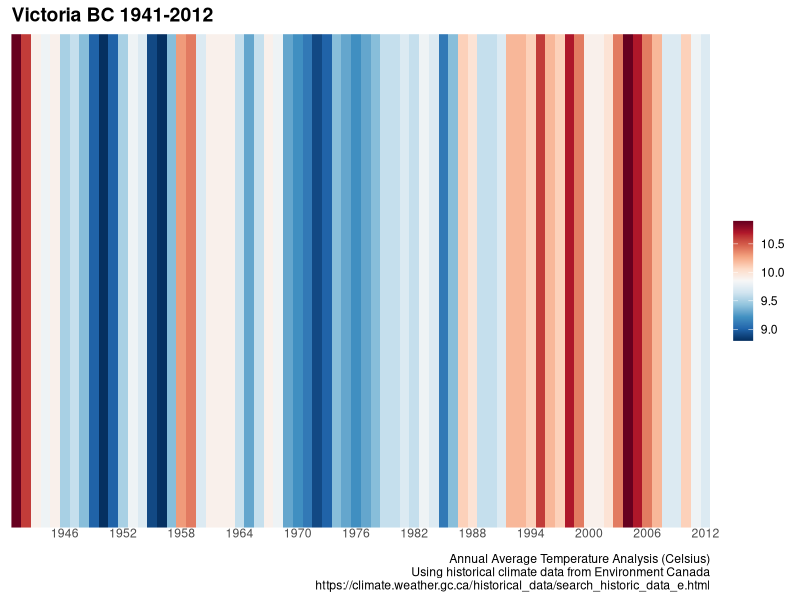
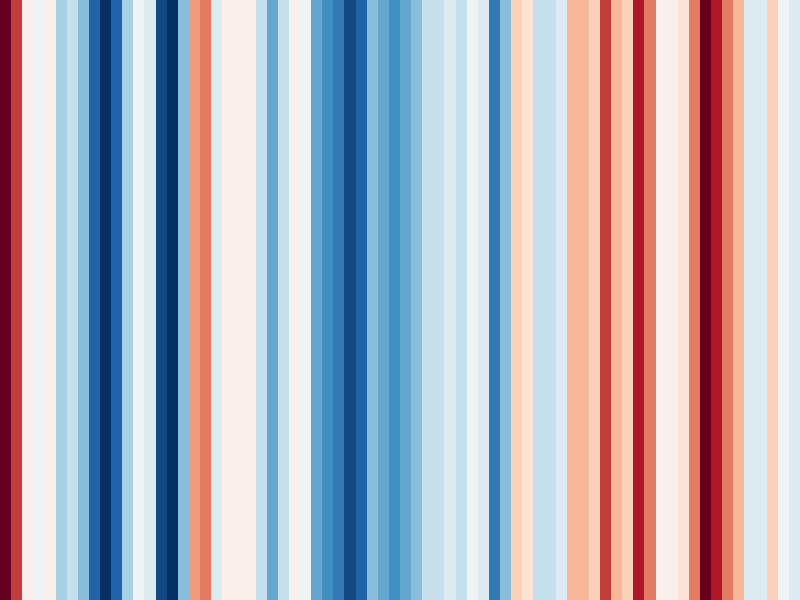
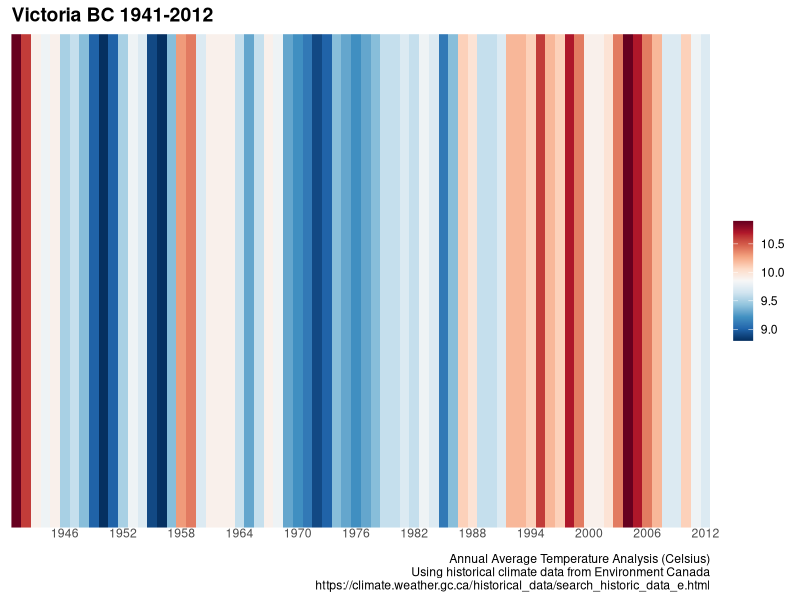
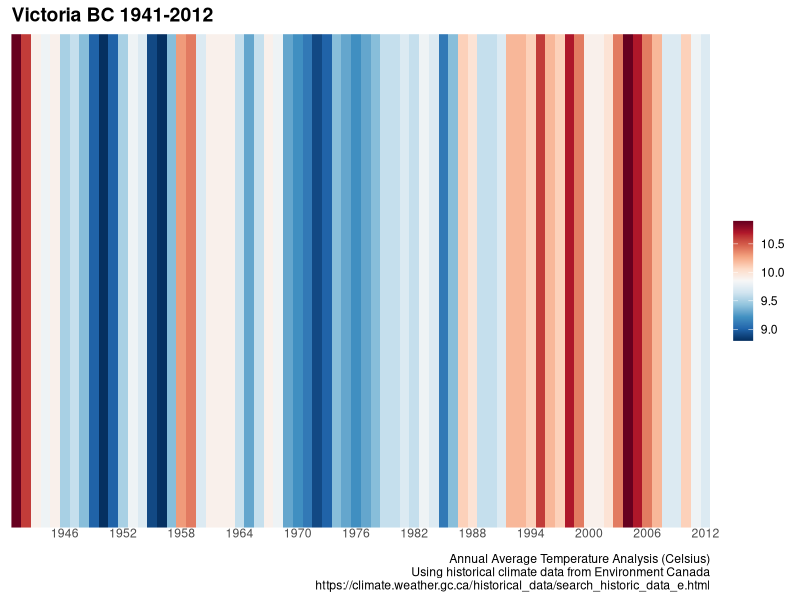
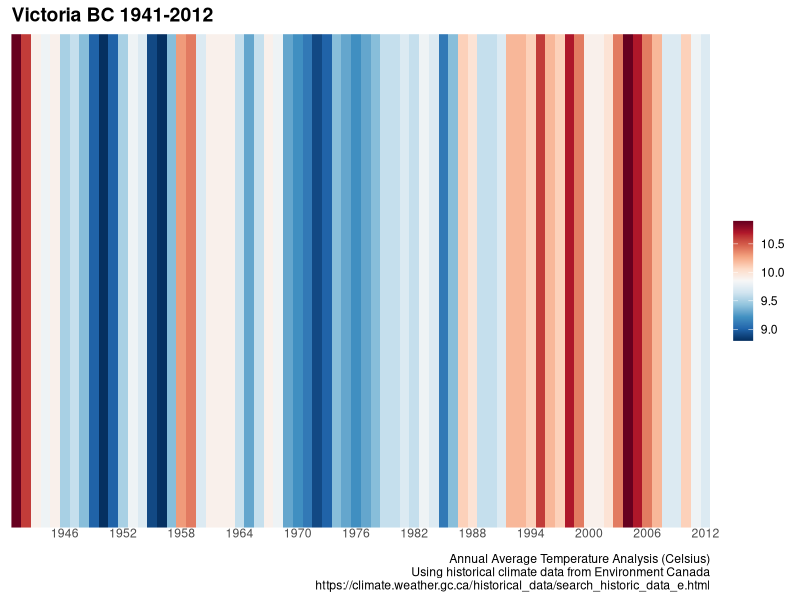
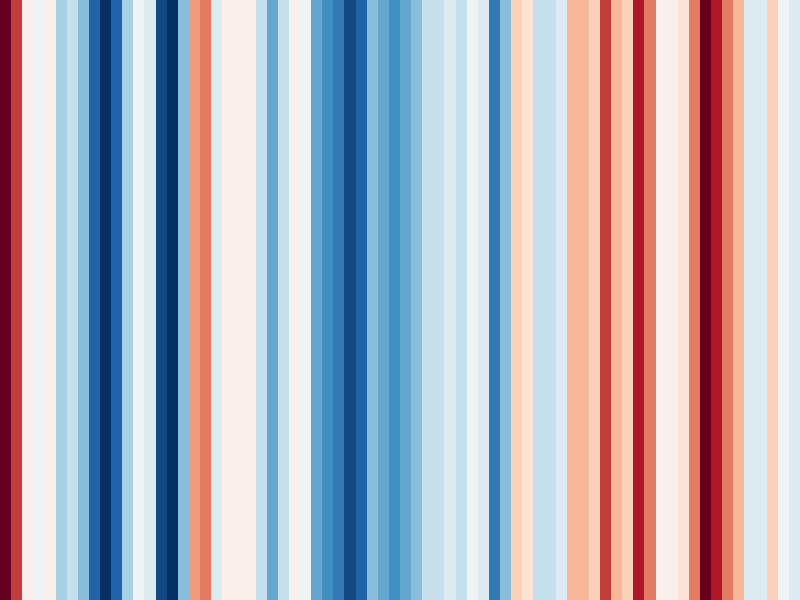
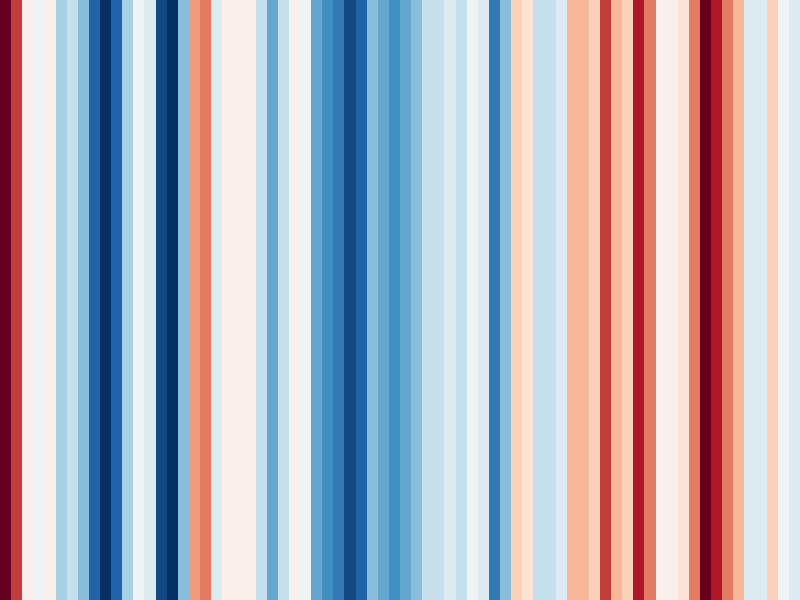
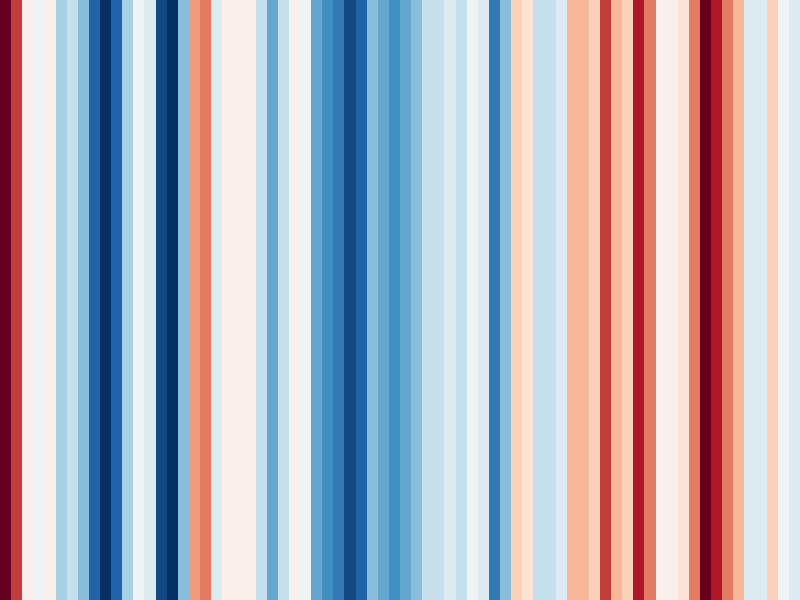

These charts were generated, in order, by the following R code:
## ---- chunk 1
knitr::opts_chunk$set(echo = TRUE)
## ---- chunk 2
if(!require("lubridate")) install.packages("lubridate")
if(!require("tidyverse")) install.packages("tidyverse")
if(!require("RColorBrewer")) install.packages("RColorBrewer")
## ---- chunk 3
library("tidyverse")
library("lubridate")
library("RColorBrewer")
## ---- chunk 4
dir <- "/Users/wanthony/Documents/R/Climate-Weather"
setwd(dir)
getwd()
## ---- chunk 5
temp_victoria <- read_csv("VictoriaTemp-1941-2012.csv")
## ---- chunk 6
class(temp_victoria)
str(temp_victoria)
head(temp_victoria)
## ---- chunk 7
temp_victoria_yr <- select(temp_victoria,Year,YearAvg)
temp_victoria_yr
## ---- chunk 8
temp_victoria_yr <- rename(temp_victoria_yr, TempMean=YearAvg)
temp_victoria_yr
## ---- chunk 9
summary(temp_victoria_yr)
## ---- chunk 10
temp_victoria_yr <- mutate(temp_victoria_yr, 
                           TempMean = ifelse(TempMean == 999.9, NA, TempMean))
temp_victoria_yr
## ---- chunk 11
temp_victoria_yr <- mutate(temp_victoria_yr, 
                           date = str_c(Year, "01-01", sep = "-") %>%
                           ymd())
temp_victoria_yr
## ---- chunk 12
theme_strip <- theme_minimal()+
                 theme(axis.text.y = element_blank(),
                       axis.line.y = element_blank(),
                       axis.title = element_blank(),
                       panel.grid.major=element_blank(),
                       legend.title = element_blank(),
                       axis.text.x=element_text(vjust=3),
                       panel.grid.minor=element_blank(),
                       plot.title=element_text(size=14,face="bold")
                       )
## ---- chunk 13
# get names of colours
brewer.pal.info

## assign the colors from RColorBrewer to object col_srip.
col_strip <- brewer.pal(11,"RdBu")

## ---- chunk 14
## stripes plot with the legend
stplt_lg <- ggplot(temp_victoria_yr,
             aes(x = date, y = 1, fill = TempMean)) +
        geom_tile() +
           scale_x_date(date_breaks = "6 years",
                     date_labels = "%Y",
                     expand = c(0, 0)) +
           scale_y_continuous(expand = c(0, 0)) +
           scale_fill_gradientn(colors = rev(col_strip)) +
             guides(fill = guide_colorbar(barwidth = 1)) +
            labs(title = "Victoria BC 1941-2012",
                caption = "Annual Average Temperature Analysis (Celsius)\nUsing historical climate data from Environment Canada\nhttps://climate.weather.gc.ca/historical_data/search_historic_data_e.html") +
          theme_strip
stplt_lg
## ---- chunk 15
# png files have very poor resolution
png("VictoriaClimateStripes-1941-2012-lg.png")
stplt_lg
dev.off()

# pdf files have better resolution
pdf("VictoriaClimateStripes-1941-2012-lg.pdf")
stplt_lg
dev.off()

# tiff files have best resolution, with a larger file-size; specify size and resolution
tiff("VictoriaClimateStripes-1941-2012-lg.tiff", units="in", width=5, height=5, res=300)
stplt_lg
dev.off()
## ---- chunk 16
stplt <- ggplot(temp_victoria_yr,
             aes(x = date, y = 1, fill = TempMean)) +
        geom_tile(show.legend = FALSE) +
           scale_x_date(date_breaks = "6 years",
                     date_labels = "%Y",
                     expand = c(0, 0)) +
           scale_y_discrete(expand = c(0, 0)) +
           scale_fill_gradientn(colors = rev(col_strip), na.value = "gray70") +
             theme_void()
stplt
## ---- chunk 17
# png files have very poor resolution
png("VictoriaClimateStripes-1941-2012-lg.png")
stplt
dev.off()

# pdf files have better resolution
pdf("VictoriaClimateStripes-1941-2012-lg.pdf")
stplt
dev.off()

# tiff files have best resolution, with a larger file-size; specify size and resolution
tiff("VictoriaClimateStripes-1941-2012-lg.tiff", units="in", width=5, height=5, res=300)
stplt
dev.off()
